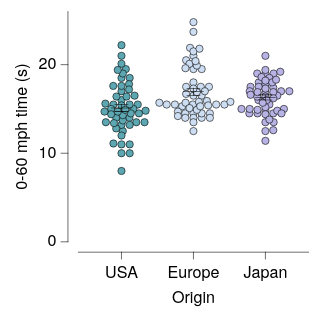

Source (Vega-Lite JSON):
### Vega-Lite specification from a JSON file in a GitHub repository (floating-point values rounded to 4 significant figures; data arrays with more than 128 entries replaced by an {"elided": "..."} marker saying what was removed)
{"background": null, "config": {"arc": {"fill": "#DBDBDB", "fillOpacity": 1.0, "innerRadius": 25.0, "padAngle": 0.03, "stroke": "black", "strokeOpacity": 1, "strokeWidth": 0.25}, "area": {"fill": "#DBDBDB", "fillOpacity": 1.0, "stroke": "black", "strokeOpacity": 1, "strokeWidth": 0.25}, "axis": {"domain": true, "domainCap": "round", "domainColor": "black", "domainWidth": 0.25, "grid": false, "gridCap": "round", "gridColor": "#F1F1F1", "gridDash": [0, 0], "gridOpacity": 1.0, "gridWidth": 0.25, "labelColor": "black", "labelFont": "Helvetica Neue, HelveticaNeue, Helvetica, Arial, sans-serif", "labelFontSize": 7, "labelFontStyle": "normal", "labelFontWeight": 400, "offset": 4.5, "ticks": true, "tickCap": "round", "tickColor": "black", "tickRound": false, "tickSize": 3, "tickWidth": 0.25, "titleColor": "black", "titleFont": "Helvetica Neue, HelveticaNeue, Helvetica, Arial, sans-serif", "titleFontSize": 7, "titleFontStyle": "normal", "titleFontWeight": 400}, "axisX": {"domain": true, "labelAlign": "center", "labelAngle": 0, "labels": true, "ticks": true, "translate": 0}, "axisY": {"domain": true, "labelAlign": "right", "labelAngle": 0, "labels": true, "ticks": true, "translate": 0}, "axisRight": {"domain": true, "labelAlign": "left", "labelAngle": 0, "labels": true, "ticks": true, "translate": 0}, "axisTop": {"domain": true, "labelAlign": "center", "labelAngle": 0, "labels": true, "ticks": true, "translate": 0}, "axisBand": {"tickOffset": 0}, "bar": {"fill": "#DBDBDB", "fillOpacity": 1.0, "stroke": "black", "strokeOpacity": 1, "strokeWidth": 0.25}, "boxplot": {"size": 9.0, "ticks": {"cornerRadius": 0.25, "fill": "black", "opacity": 1, "size": 4.5, "thickness": 0.25}, "box": {"fillOpacity": 1.0, "stroke": "black", "strokeOpacity": 1, "strokeWidth": 0.25}, "median": {"cornerRadius": 0, "fill": "black", "fillOpacity": 1.0, "opacity": 1, "size": 9.0, "thickness": 0.25}, "rule": {"fill": "black", "fillOpacity": 1.0, "size": 10.0, "stroke": "black", "strokeDash": [0, 0], "strokeOpacity": 1, "strokeWidth": 0.25}, "outliers": {"color": "black", "fill": "black", "fillOpacity": 1.0, "size": 0, "stroke": "black", "strokeOpacity": 1, "strokeWidth": 0.25}}, "circle": {"fill": "black", "fillOpacity": 1.0, "size": 1.25, "stroke": null, "strokeOpacity": 1, "strokeWidth": 0.25}, "errorband": {"band": {"fillOpacity": 0.6, "stroke": null, "strokeWidth": 0.25, "strokeOpacity": 1}, "borders": {"opacity": 0, "strokeOpacity": 0.25, "strokeWidth": 1}}, "errorbar": {"opacity": 1, "rule": {"strokeDash": [0, 0], "strokeWidth": 0.25}, "ticks": {"color": "black", "cornerRadius": 0.125, "opacity": 1, "size": 6.0, "thickness": 0.25}, "thickness": 0.25}, "font": "Helvetica Neue, HelveticaNeue, Helvetica, Arial, sans-serif", "geoshape": {"fill": "#DBDBDB", "fillOpacity": 1.0, "stroke": "black", "strokeOpacity": 1, "strokeWidth": 0.25}, "header": {"labelColor": "black", "labelFont": "Helvetica Neue, HelveticaNeue, Helvetica, Arial, sans-serif", "labelFontSize": 7, "labelFontStyle": "normal", "labelFontWeight": 400, "titleColor": "black", "titleFont": "Helvetica Neue, HelveticaNeue, Helvetica, Arial, sans-serif", "titleFontSize": 7, "titleFontStyle": "normal", "titleFontWeight": 400, "titlePadding": 0}, "legend": {"disable": false, "offset": 4.5, "titlePadding": 4, "labelOffset": 2, "gradientLabelOffset": 2, "gradientLength": 50.0, "gradientThickness": 5.0, "gradientOpacity": 1.0, "gradientStrokeColor": "black", "gradientStrokeWidth": 0.25, "labelColor": "black", "labelFont": "Helvetica Neue, HelveticaNeue, Helvetica, Arial, sans-serif", "labelFontSize": 7, "labelFontStyle": "normal", "labelFontWeight": 400, "strokeColor": "black", "strokeWidth": 0, "symbolSize": 42, "symbolStrokeColor": "black", "symbolStrokeWidth": 0.25, "titleColor": "black", "titleFont": "Helvetica Neue, HelveticaNeue, Helvetica, Arial, sans-serif", "titleFontSize": 7, "titleFontStyle": "normal", "titleFontWeight": 400}, "line": {"color": "black", "stroke": "black", "strokeCap": "round", "strokeDash": [0, 0], "strokeOpacity": 1, "strokeWidth": 0.375}, "point": {"filled": true, "fill": "#DBDBDB", "fillOpacity": 1.0, "size": 5.0, "stroke": "black", "strokeOpacity": 1, "strokeWidth": 0.25}, "range": {"category": ["#5CA7B1", "#CDDEF3", "#B7B3E4", "#B3DAB5", "#F5E1B3", "#3D727B", "#8AA8D2", "#867DAC", "#80A988", "#CBB17A", "#204148", "#59719A", "#584C77", "#507B5F", "#9D824D"], "diverging": {"scheme": ["#C35082", "#CE6D94", "#D989A7", "#E2A4BA", "#EABFCE", "#F1DBE2", "#F6F6F6", "#D7E0EB", "#B9CBE0", "#9BB6D5", "#7DA1C9", "#5F8CBD", "#4177B1"]}, "heatmap": {"scheme": ["#32022B", "#43044D", "#4C196E", "#4D338C", "#484DA6", "#3A68BB", "#1D83CA", "#1D9CCB", "#23B5C9", "#28CDC5", "#4DE0B4", "#91EE9F"]}, "ordinal": {"scheme": ["#F1F1F1", "#DBDBDB", "#C6C6C6", "#B2B2B2", "#9D9D9D", "#898989", "#767676", "#636363", "#515151", "#404040", "#2F2F2F", "#1F1F1F"]}, "ramp": {"scheme": ["#32022B", "#43044D", "#4C196E", "#4D338C", "#484DA6", "#3A68BB", "#1D83CA", "#1D9CCB", "#23B5C9", "#28CDC5", "#4DE0B4", "#91EE9F"]}}, "rule": {"color": "black", "stroke": "black", "strokeCap": "round", "strokeDash": [2, 2], "strokeOpacity": 1, "strokeWidth": 0.25}, "scale": {"bandPaddingInner": 0.1, "bandPaddingOuter": 0.1, "round": false}, "rect": {"fill": "#DBDBDB", "fillOpacity": 1.0, "stroke": "black", "strokeOpacity": 1, "strokeWidth": 0.25}, "square": {"fill": "#DBDBDB", "fillOpacity": 1.0, "size": 10.0, "stroke": "black", "strokeOpacity": 1, "strokeWidth": 0.25}, "text": {"color": "black", "font": "Helvetica Neue, HelveticaNeue, Helvetica, Arial, sans-serif", "fontSize": 7, "fontStyle": "normal", "fontWeight": 400}, "tick": {"color": "black", "cornerRadius": 0.125, "opacity": 1.0, "size": 9.0, "thickness": 0.25}, "title": {"anchor": "middle", "frame": "group", "color": "black", "font": "Helvetica Neue, HelveticaNeue, Helvetica, Arial, sans-serif", "fontSize": 7, "fontStyle": "normal", "fontWeight": 400, "subtitleColor": "black", "subtitleFont": "Helvetica Neue, HelveticaNeue, Helvetica, Arial, sans-serif", "subtitleFontSize": "Helvetica Neue, HelveticaNeue, Helvetica, Arial, sans-serif", "subtitleFontStyle": "normal", "subtitleFontWeight": 400}, "trail": {"color": "black", "opacity": 1, "size": 0.375}, "view": {"continuousWidth": 100, "continuousHeight": 100, "discreteWidth": 100, "discreteHeight": 100, "fill": null, "stroke": null, "strokeWidth": 0.25}}, "layer": [{"data": {"name": "data-fff8341856742b0cfe310aaeede7bc4a"}, "mark": {"type": "circle", "opacity": 1.0, "size": 10.0, "stroke": "black", "strokeOpacity": 1, "strokeWidth": 0.25}, "encoding": {"color": {"field": "Origin", "legend": null, "scale": {"domain": ["USA", "Europe", "Japan"]}, "sort": ["USA", "Europe", "Japan"], "title": null, "type": "nominal"}, "x": {"axis": {}, "field": "Origin", "scale": {"domain": ["USA", "Europe", "Japan"]}, "sort": ["USA", "Europe", "Japan"], "title": "Origin", "type": "nominal"}, "xOffset": {"field": "beeswarm_x", "scale": {"domain": [-16.06, 16.06], "range": [-3.559, 28.56]}, "type": "quantitative"}, "y": {"field": "Acceleration", "title": "0-60 mph time (s)", "type": "quantitative"}}}, {"data": {"name": "data-d979443d4e9b399518cd2fcbb34b9d6d"}, "mark": {"type": "errorbar"}, "encoding": {"x": {"axis": {}, "field": "Origin", "scale": {"domain": ["USA", "Europe", "Japan"]}, "sort": ["USA", "Europe", "Japan"], "title": "Origin", "type": "nominal"}, "y": {"field": "__mean", "title": "0-60 mph time (s)", "type": "quantitative"}, "yError": {"field": "__error"}}}, {"data": {"name": "data-d979443d4e9b399518cd2fcbb34b9d6d"}, "mark": {"type": "tick"}, "encoding": {"x": {"axis": {}, "field": "Origin", "scale": {"domain": ["USA", "Europe", "Japan"]}, "sort": ["USA", "Europe", "Japan"], "title": "Origin", "type": "nominal"}, "y": {"field": "__mean", "title": "0-60 mph time (s)", "type": "quantitative"}}}], "$schema": "https://vega.github.io/schema/vega-lite/v6.4.1.json", "datasets": {"data-fff8341856742b0cfe310aaeede7bc4a": {"elided": "150 records"}, "data-d979443d4e9b399518cd2fcbb34b9d6d": [{"Origin": "USA", "__mean": 15.11, "__error": 0.4137, "__dysonsphere__": 1}, {"Origin": "Europe", "__mean": 16.94, "__error": 0.4011, "__dysonsphere__": 1}, {"Origin": "Japan", "__mean": 16.3, "__error": 0.2857, "__dysonsphere__": 1}]}}
